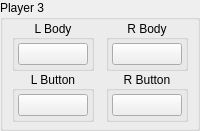
                                      <widget class="QGroupBox" name="player3Group">
                                        <property name="title">
                                          <string>Player 3</string>
                                        </property>
                                        <layout class="QHBoxLayout" name="horizontalLayout_15">
                                          <property name="spacing">
                                            <number>6</number>
                                          </property>
                                          <property name="leftMargin">
                                            <number>6</number>
                                          </property>
                                          <property name="topMargin">
                                            <number>0</number>
                                          </property>
                                          <property name="rightMargin">
                                            <number>6</number>
                                          </property>
                                          <property name="bottomMargin">
                                            <number>6</number>
                                          </property>
                                          <item>
                                            <widget class="QWidget" name="player3LeftJoycon"
                                              native="true">
                                              <layout class="QVBoxLayout"
                                                name="buttonMiscButtonsLeftJoyconVerticalLayout_16">
                                                <property name="spacing">
                                                  <number>0</number>
                                                </property>
                                                <property name="leftMargin">
                                                  <number>0</number>
                                                </property>
                                                <property name="topMargin">
                                                  <number>0</number>
                                                </property>
                                                <property name="rightMargin">
                                                  <number>0</number>
                                                </property>
                                                <property name="bottomMargin">
                                                  <number>0</number>
                                                </property>
                                                <item alignment="Qt::AlignHCenter">
                                                  <widget class="QGroupBox"
                                                    name="player3LeftBodyGroup">
                                                    <property name="title">
                                                      <string>L Body</string>
                                                    </property>
                                                    <property name="alignment">
                                                      <set>Qt::AlignCenter</set>
                                                    </property>
                                                    <layout class="QVBoxLayout"
                                                      name="verticalLayout_74">
                                                      <property name="spacing">
                                                        <number>3</number>
                                                      </property>
                                                      <property name="leftMargin">
                                                        <number>3</number>
                                                      </property>
                                                      <property name="topMargin">
                                                        <number>3</number>
                                                      </property>
                                                      <property name="rightMargin">
                                                        <number>3</number>
                                                      </property>
                                                      <property name="bottomMargin">
                                                        <number>3</number>
                                                      </property>
                                                      <item>
                                                        <widget class="QPushButton"
                                                          name="player3_left_body_button">
                                                          <property name="sizePolicy">
                                                            <sizepolicy hsizetype="Fixed"
                                                              vsizetype="Fixed">
                                                              <horstretch>0</horstretch>
                                                              <verstretch>0</verstretch>
                                                            </sizepolicy>
                                                          </property>
                                                          <property name="minimumSize">
                                                            <size>
                                                              <width>68</width>
                                                              <height>0</height>
                                                            </size>
                                                          </property>
                                                          <property name="maximumSize">
                                                            <size>
                                                              <width>68</width>
                                                              <height>16777215</height>
                                                            </size>
                                                          </property>
                                                          <property name="styleSheet">
                                                            <string notr="true">min-width: 68px;</string>
                                                          </property>
                                                          <property name="text">
                                                            <string />
                                                          </property>
                                                        </widget>
                                                      </item>
                                                    </layout>
                                                  </widget>
                                                </item>
                                                <item alignment="Qt::AlignHCenter">
                                                  <widget class="QGroupBox"
                                                    name="player3LeftButtonsGroup">
                                                    <property name="title">
                                                      <string>L Button</string>
                                                    </property>
                                                    <property name="alignment">
                                                      <set>Qt::AlignCenter</set>
                                                    </property>
                                                    <layout class="QVBoxLayout"
                                                      name="verticalLayout_75">
                                                      <property name="spacing">
                                                        <number>3</number>
                                                      </property>
                                                      <property name="leftMargin">
                                                        <number>3</number>
                                                      </property>
                                                      <property name="topMargin">
                                                        <number>3</number>
                                                      </property>
                                                      <property name="rightMargin">
                                                        <number>3</number>
                                                      </property>
                                                      <property name="bottomMargin">
                                                        <number>3</number>
                                                      </property>
                                                      <item>
                                                        <widget class="QPushButton"
                                                          name="player3_left_buttons_button">
                                                          <property name="sizePolicy">
                                                            <sizepolicy hsizetype="Fixed"
                                                              vsizetype="Fixed">
                                                              <horstretch>0</horstretch>
                                                              <verstretch>0</verstretch>
                                                            </sizepolicy>
                                                          </property>
                                                          <property name="minimumSize">
                                                            <size>
                                                              <width>68</width>
                                                              <height>0</height>
                                                            </size>
                                                          </property>
                                                          <property name="maximumSize">
                                                            <size>
                                                              <width>68</width>
                                                              <height>16777215</height>
                                                            </size>
                                                          </property>
                                                          <property name="styleSheet">
                                                            <string notr="true">min-width: 68px;</string>
                                                          </property>
                                                          <property name="text">
                                                            <string />
                                                          </property>
                                                        </widget>
                                                      </item>
                                                    </layout>
                                                  </widget>
                                                </item>
                                              </layout>
                                            </widget>
                                          </item>
                                          <item>
                                            <widget class="QWidget" name="player3RightJoycon"
                                              native="true">
                                              <layout class="QVBoxLayout"
                                                name="buttonMiscButtonsRightJoyconVerticalLayout_16">
                                                <property name="spacing">
                                                  <number>0</number>
                                                </property>
                                                <property name="leftMargin">
                                                  <number>0</number>
                                                </property>
                                                <property name="topMargin">
                                                  <number>0</number>
                                                </property>
                                                <property name="rightMargin">
                                                  <number>0</number>
                                                </property>
                                                <property name="bottomMargin">
                                                  <number>0</number>
                                                </property>
                                                <item alignment="Qt::AlignHCenter">
                                                  <widget class="QGroupBox"
                                                    name="player3RightBodyGroup">
                                                    <property name="title">
                                                      <string>R Body</string>
                                                    </property>
                                                    <property name="alignment">
                                                      <set>Qt::AlignCenter</set>
                                                    </property>
                                                    <layout class="QVBoxLayout"
                                                      name="verticalLayout_72">
                                                      <property name="spacing">
                                                        <number>3</number>
                                                      </property>
                                                      <property name="leftMargin">
                                                        <number>3</number>
                                                      </property>
                                                      <property name="topMargin">
                                                        <number>3</number>
                                                      </property>
                                                      <property name="rightMargin">
                                                        <number>3</number>
                                                      </property>
                                                      <property name="bottomMargin">
                                                        <number>3</number>
                                                      </property>
                                                      <item>
                                                        <widget class="QPushButton"
                                                          name="player3_right_body_button">
                                                          <property name="sizePolicy">
                                                            <sizepolicy hsizetype="Fixed"
                                                              vsizetype="Fixed">
                                                              <horstretch>0</horstretch>
                                                              <verstretch>0</verstretch>
                                                            </sizepolicy>
                                                          </property>
                                                          <property name="minimumSize">
                                                            <size>
                                                              <width>68</width>
                                                              <height>0</height>
                                                            </size>
                                                          </property>
                                                          <property name="maximumSize">
                                                            <size>
                                                              <width>68</width>
                                                              <height>16777215</height>
                                                            </size>
                                                          </property>
                                                          <property name="styleSheet">
                                                            <string notr="true">min-width: 68px;</string>
                                                          </property>
                                                          <property name="text">
                                                            <string />
                                                          </property>
                                                        </widget>
                                                      </item>
                                                    </layout>
                                                  </widget>
                                                </item>
                                                <item alignment="Qt::AlignHCenter">
                                                  <widget class="QGroupBox"
                                                    name="player3RightButtonsGroup">
                                                    <property name="title">
                                                      <string>R Button</string>
                                                    </property>
                                                    <property name="alignment">
                                                      <set>Qt::AlignCenter</set>
                                                    </property>
                                                    <layout class="QVBoxLayout"
                                                      name="verticalLayout_73">
                                                      <property name="spacing">
                                                        <number>3</number>
                                                      </property>
                                                      <property name="leftMargin">
                                                        <number>3</number>
                                                      </property>
                                                      <property name="topMargin">
                                                        <number>3</number>
                                                      </property>
                                                      <property name="rightMargin">
                                                        <number>3</number>
                                                      </property>
                                                      <property name="bottomMargin">
                                                        <number>3</number>
                                                      </property>
                                                      <item>
                                                        <widget class="QPushButton"
                                                          name="player3_right_buttons_button">
                                                          <property name="sizePolicy">
                                                            <sizepolicy hsizetype="Fixed"
                                                              vsizetype="Fixed">
                                                              <horstretch>0</horstretch>
                                                              <verstretch>0</verstretch>
                                                            </sizepolicy>
                                                          </property>
                                                          <property name="minimumSize">
                                                            <size>
                                                              <width>68</width>
                                                              <height>0</height>
                                                            </size>
                                                          </property>
                                                          <property name="maximumSize">
                                                            <size>
                                                              <width>68</width>
                                                              <height>16777215</height>
                                                            </size>
                                                          </property>
                                                          <property name="styleSheet">
                                                            <string notr="true">min-width: 68px;</string>
                                                          </property>
                                                          <property name="text">
                                                            <string />
                                                          </property>
                                                        </widget>
                                                      </item>
                                                    </layout>
                                                  </widget>
                                                </item>
                                              </layout>
                                            </widget>
                                          </item>
                                        </layout>
                                      </widget>
